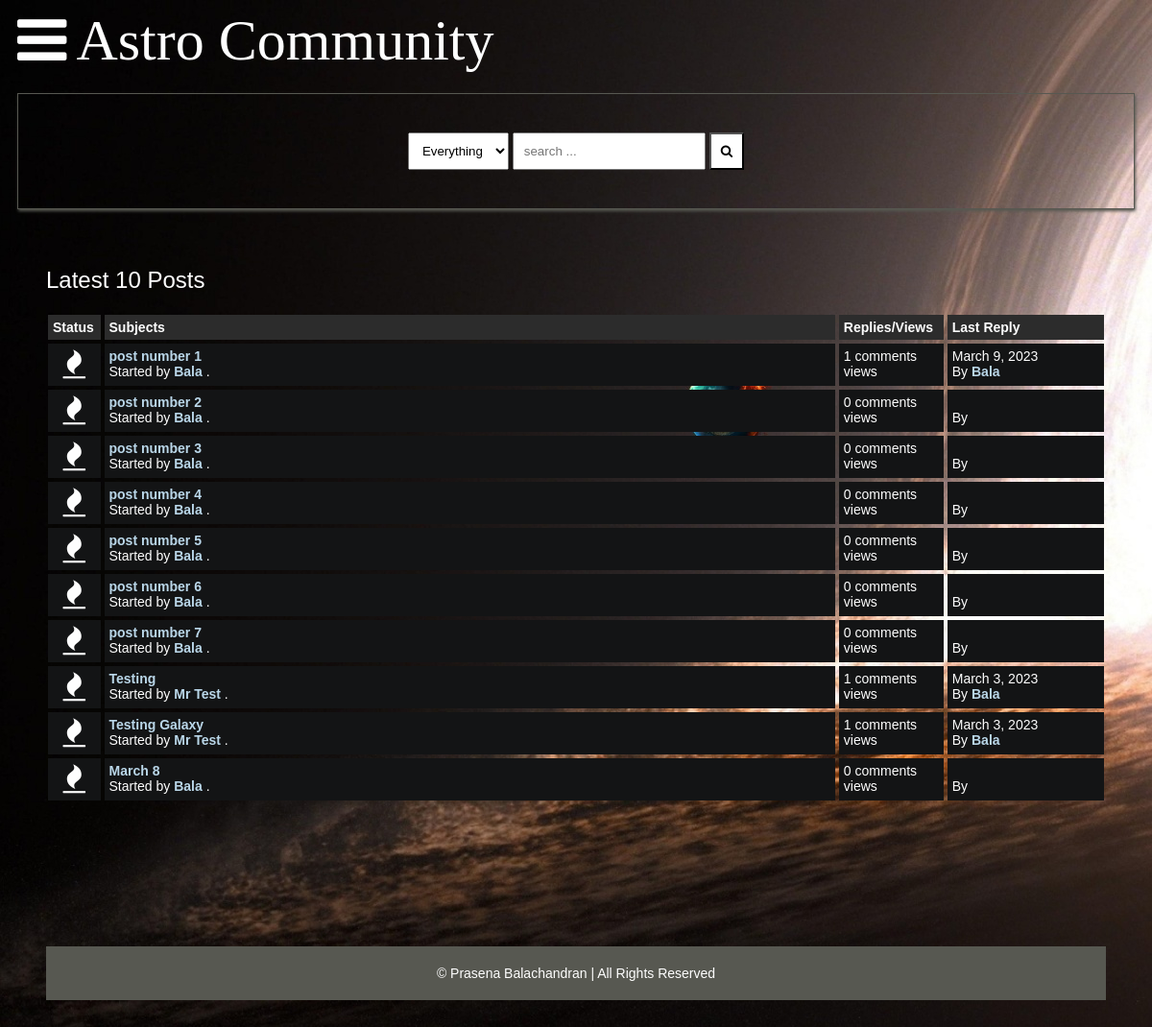
Page /latest_posts on the committed database.
### main/models.py (models this page shows, shortened)
class Post(models.Model):
    title = models.CharField(max_length=400)
    slug = models.SlugField(max_length=400, unique=True, blank=True)
    user = models.ForeignKey(Author, on_delete=models.CASCADE)
    content = HTMLField()
    categories = models.ManyToManyField(Category)
    date = models.DateTimeField(auto_now_add=True)
    approved = models.BooleanField(default=False)
    hit_count_generic = GenericRelation(
        HitCount,
        object_id_field="object_pk",
        related_query_name="hit_count_generic_relation",
    )
    tags = TaggableManager()
    comments = models.ManyToManyField(Comment, blank=True)
    closed = models.BooleanField(default=False)
    state = models.CharField(max_length=40, default="zero")
    def get_url(self):
        return reverse("detail", kwargs={"slug": self.slug})
    @property
    def num_comments(self):
        return self.comments.count()
    @property
    def last_reply(self):
        return self.comments.latest("date")

class Author(models.Model):
    user = models.ForeignKey(User, on_delete=models.CASCADE)
    fullname = models.CharField(max_length=40, blank=True)
    slug = slug = models.SlugField(max_length=400, unique=True, blank=True)
    bio = HTMLField()
    points = models.IntegerField(default=0)
    profile_pic = ResizedImageField(
        size=[50, 80],
        quality=100,
        upload_to="authors",
        default=None,
        null=True,
        blank=True,
    )

class Comment(models.Model):
    user = models.ForeignKey(Author, on_delete=models.CASCADE)
    content = models.TextField()
    date = models.DateTimeField(auto_now_add=True)
    replies = models.ManyToManyField(Reply, blank=True)

### main/views.py (the view)
# urls.py: path("latest_posts", latest_posts, name="latest_posts"),
def latest_posts(request):
    posts = Post.objects.all().filter(approved=True)[:10]
    context = {
        "posts": posts,
        "title": "ASTRO: Latest 10 Posts"
    }
    return render(request, "latest-posts.html", context)

### main/context_processors.py (called while the page is built, shortened)
def searchFunction(request):
    search_context = {}
    posts = Post.objects.all()
    return search_context

### templates/latest-posts.html (shortened to what this page needs)
{% extends 'base.html' %} {% load hitcount_tags %} {% block content %}
<div class="container">
	<div class="navigate">
		<span>Latest 10 Posts</span>
	</div>
	<div class="posts-table">
		<div class="table-head">
			<div class="status">Status</div>
			<div class="subjects">Subjects</div>
			<div class="replies">Replies/Views</div>
			<div class="last-reply">Last Reply</div>
		</div>
		{% for post in posts %}
		<div class="table-row">
			<div class="status"><i class="fa fa-fire"></i></div>
			<div class="subjects">
				<a href="{{post.get_url}}">{{post.title}}</a>
				<br />
				<span>
					Started by <b><a href="">{{post.user.fullname|title}}</a></b> .
				</span>
			</div>
			<div class="replies">
				{{post.num_comments}} comments <br >
				{% get_hit_count for post %} views
			</div>
			<div class="last-reply">
				{{post.last_reply.date|date}}
				<br />
				By <b><a href="">{{post.last_reply.user.fullname|title}}</a></b>
			</div>
		</div>
		{% endfor %}
	</div>
	{% endblock content %}

### static/assets/css/style.css (style rules this page uses)
:root { background-image: url("../images/blackhole.jpg"); background-color: #cccccc; }
* { box-sizing: border-box; }
html { font-size: 14px; font-family: 'Titillium Web', sans-serif; background-color:rgb(0,0,0); color:#FEFEFE; }
a { color:#BAD7E9; font-weight: bolder; text-decoration: none; }
.container { margin: 20px; padding: 20px; }
.table-head { display: flex; }
.table-head div { padding: 5px; margin: 2px; background-color: #2C2C2C; font-weight: bold; }
.table-head .status { flex: 5%; }
.table-head .subjects { flex: 70%; }
.table-head .replies { flex: 10%; }
.table-head .last-reply { flex: 15%; }
.table-row { display: flex; }
.table-row .status, .table-row .subjects, .table-row .replies, .table-row .last-reply { padding: 5px; margin: 2px; background-color: #131415; }
.table-row .status { flex: 5%; font-size: 30px; text-align: center; }
.table-row .subjects { flex: 70%; }
.table-row .replies { flex: 10%; }
.table-row .last-reply { flex: 15%; }
.navigate { margin-block: 20px; font-weight: lighter; font-size: 24px; }

### rows in the picture
Post: title "post number 1", user.fullname "Bala", num_comments "1", last_reply "March 9, 2023", last_reply.user.fullname "Bala"
Post: title "post number 2", user.fullname "Bala", num_comments "0"
Post: title "post number 3", user.fullname "Bala", num_comments "0"
Post: title "post number 4", user.fullname "Bala", num_comments "0"
Post: title "post number 5", user.fullname "Bala", num_comments "0"
Post: title "post number 6", user.fullname "Bala", num_comments "0"
Post: title "post number 7", user.fullname "Bala", num_comments "0"
Post: title "Testing", user.fullname "Mr Test", num_comments "1", last_reply "March 3, 2023", last_reply.user.fullname "Bala"
Post: title "Testing Galaxy", user.fullname "Mr Test", num_comments "1", last_reply "March 3, 2023", last_reply.user.fullname "Bala"
Post: title "March 8", user.fullname "Bala", num_comments "0"
